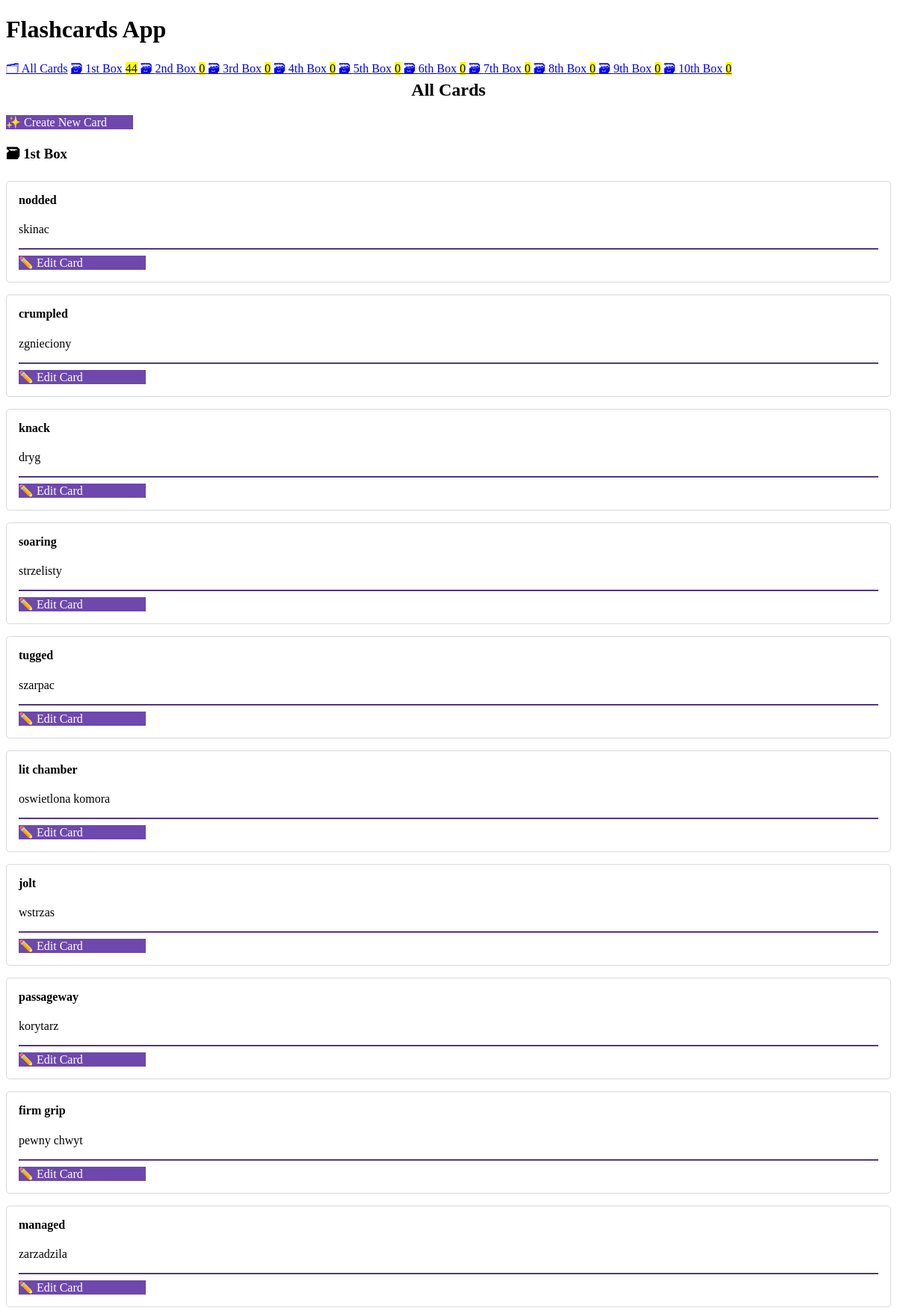
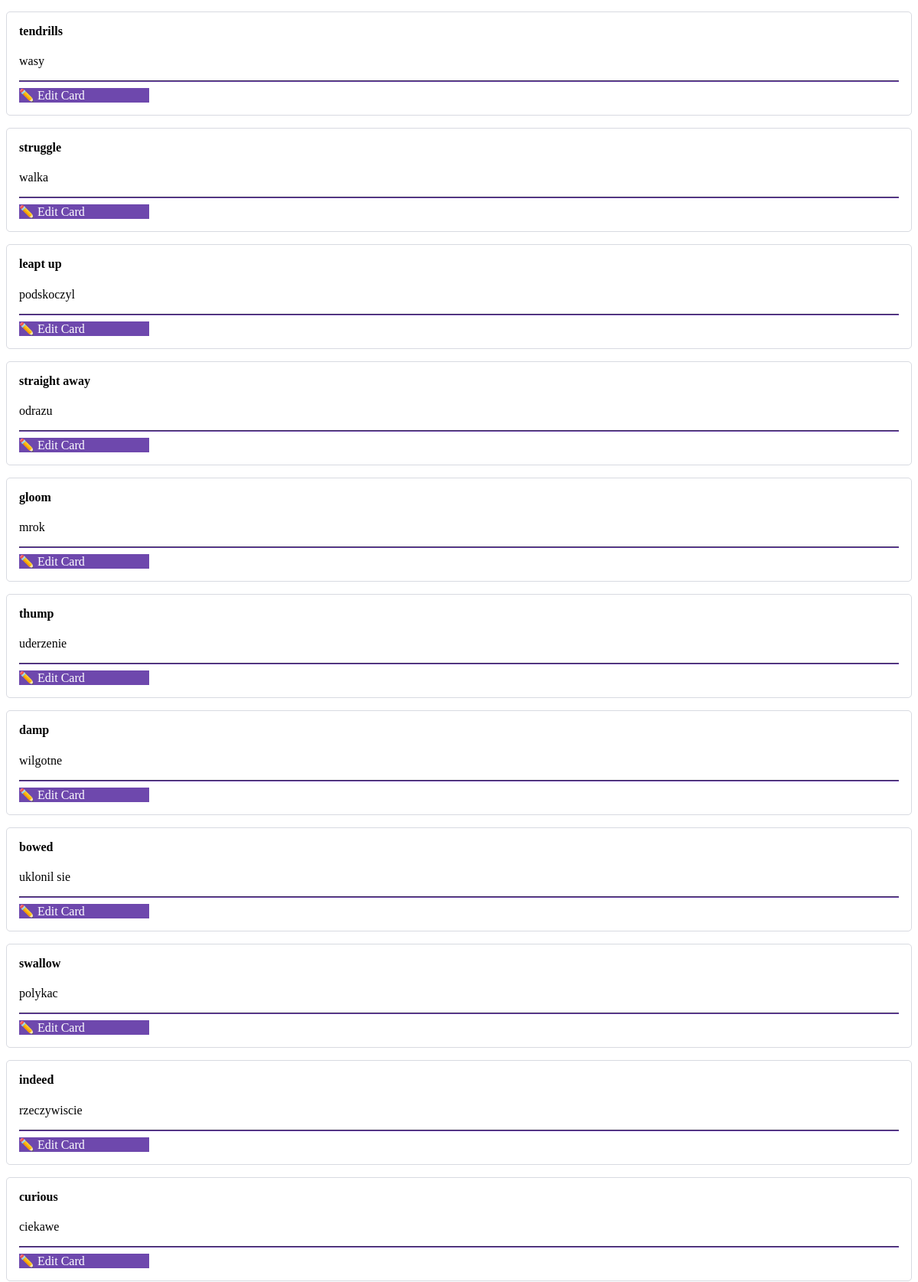
The page / (upper part) on the database its author committed (2 pictures, top to bottom).
### cards/models.py (models this page shows, shortened)
class Card(models.Model):
    question = models.CharField(max_length=100)
    answer = models.CharField(max_length=100)
    box = models.IntegerField(
        choices=zip(BOXES, BOXES),
        default=BOXES[0],
    )
    date_created = models.DateTimeField(auto_now_add=True)

### cards/views.py (the view)
# urls.py: path("", views.CardListView.as_view(), name="card-list"),
class CardListView(ListView):
    model = Card
    queryset = Card.objects.all().order_by("box", "-date_created")

### cards/templatetags/cards_tags.py (called while the page is built)
@register.inclusion_tag("cards/box_links.html")
def boxes_as_links():
    boxes = []
    for box_num in BOXES:
        card_count = Card.objects.filter(box=box_num).count()
        boxes.append({"number": box_num, "card_count": card_count})
    return {"boxes": boxes}

### cards/templates/cards/card_list.html
{% extends "cards/base.html" %}
{% load humanize %}
{% block content %}
    <h2>
        All Cards
    </h2>
    <div class="edit-card">
        <a href="{% url 'card-create' %}" role="button">
            ✨ Create New Card
        </a>
    </div>
    {% for card in card_list %}
        {% ifchanged %}
            <h3>🗃 {{ card.box | ordinal }} Box</h3>
        {% endifchanged %}
        {% include "cards/card.html" %}
    {% endfor %}
{% endblock content %}

### cards/templates/cards/base.html (shortened to what this page needs)
<!DOCTYPE html>
<html lang="en">
<head>
    <link rel="stylesheet" href="https://cdn.simplecss.org/simple.min.css">
</head>
<body>
    <header>
        <h1>Flashcards App</h1>
        {% include "cards/navigation.html" %}
    </header>
    <main>
        {% block content %}{% endblock content %}
    </main>
</body>
</html>

### cards/templates/cards/navigation.html
{% load cards_tags %}
<nav>
    <a href="{% url 'card-list' %}">🗂 All Cards</a>
    {% boxes_as_links %}
</nav>

### cards/templates/cards/box_links.html
{% load humanize %}
{% for box in boxes %}
    <a href="{% url 'box' box_num=box.number %}">
        🗃 {{ box.number | ordinal }} Box <mark>{{ box.card_count }}</mark>
    </a>
{% endfor %}

### cards/templates/cards/card.html (shortened to what this page needs)
<article>
   <h4>{{ card.question }}</h4>
   {% if not check_card %}
      <p>{{ card.answer }}</p>
      <hr/>
      <div class="edit-card">
          <a href="{% url 'card-update' card.id %}" role="button">
              ✏️ Edit Card
          </a>
      </div>
    {% endif %}
</article>

### cards/templates/cards/base.html (style rules this page uses)
:root { --accent: #6e48ad; --accent-bg: white; --bg: #fff; --text: #212121; --text-light: #585858; --border: #d8dae1; --code: #d81b60; --preformatted: #444; }
.edit-card { width: 170px; background-color: var(--accent); border-radius: var(--standard-border-radius); font-size: 1rem; }
article { background-color: var(--marked); border: 1px solid var(--border); border-radius: 5px; padding: 1em; margin: 1em 0; }
h2 { text-align: center; }
h2, h4 { margin-top: 0; }
hr { background: var(--accent); border-color: var(--accent); }
button, a[role="button"] { color: white; text-decoration: none; }

### rows shown on the page
Card: box|ordinal "1st", question "nodded", answer "skinac"
Card: question "crumpled", answer "zgnieciony"
Card: question "knack", answer "dryg"
Card: question "soaring", answer "strzelisty"
Card: question "tugged", answer "szarpac"
Card: question "lit chamber", answer "oswietlona komora"
Card: question "jolt", answer "wstrzas"
Card: question "passageway", answer "korytarz"
Card: question "firm grip", answer "pewny chwyt"
Card: question "managed", answer "zarzadzila"
Card: question "tendrills", answer "wasy"
Card: question "struggle", answer "walka"
Card: question "leapt up", answer "podskoczyl"
Card: question "straight away", answer "odrazu"
Card: question "gloom", answer "mrok"
Card: question "thump", answer "uderzenie"
Card: question "damp", answer "wilgotne"
Card: question "bowed", answer "uklonil sie"
Card: question "swallow", answer "polykac"
Card: question "indeed", answer "rzeczywiscie"
Card: question "curious", answer "ciekawe"

### other values the page prints
{{ box.number | ordinal }} "1st" "2nd" "3rd" "4th" "5th" "6th" "7th" "8th" "9th" "10th"
{{ box.card_count }} "44" "0" "0" "0" "0" "0" "0" "0" "0" "0"
